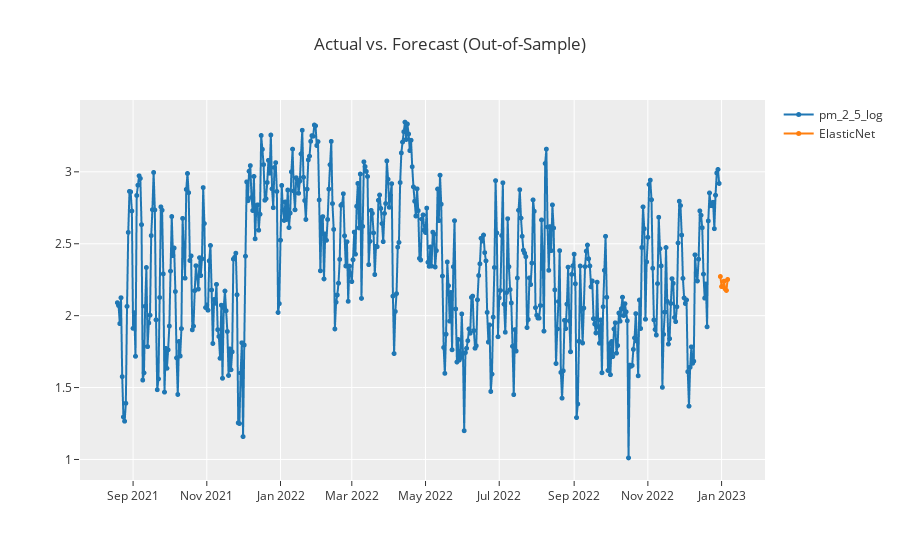

Notebook code cell kept with this figure:
### Code cell
import numpy as np
import pandas as pd

# อัปเดต PyCaret ให้ล่าสุด (เผื่อแก้บั๊กต่าง ๆ)
# !pip install --upgrade pycaret

from pycaret.time_series import *

# ------------------------------------------------------------------------------
# 1) อ่านข้อมูล
# ------------------------------------------------------------------------------
df_raw = pd.read_csv(r"C:\Users\snpdp\pm2.5-Forecast-Dashboard\Data_csv\merge_data\AeroSURE-m-1d.csv")  # ชื่อไฟล์ CSV
df_raw['date_only'] = pd.to_datetime(df_raw['date_only'])
df_raw.sort_values('date_only', inplace=True)

# ------------------------------------------------------------------------------
# 2) ตั้งค่า Index, จัดการ Missing, Log Transform, เลือกคอลัมน์
# ------------------------------------------------------------------------------
df_raw.set_index('date_only', inplace=True)

# แปลงเป็น PeriodIndex (รายวัน) ลดปัญหา DateTime vs Period
df_raw.index = df_raw.index.to_period('D')

# กำหนดความถี่ 'D' และ interpolate ค่าที่ขาด
df_raw = df_raw.asfreq('D').interpolate()

# สร้างคอลัมน์ log เพื่อให้โมเดลจับแนวโน้มได้ดีขึ้น
df_raw['pm_2_5_log'] = np.log(df_raw['pm_2_5'] + 1)

# เลือกเฉพาะคอลัมน์ที่ต้องการ -> Target + Exogenous
#   Target = pm_2_5_log
#   Exogenous = temp, humidity (ถ้ามีคอลัมน์อื่นก็เพิ่มได้)
df = df_raw[['pm_2_5_log', 'temperature', 'humidity']].copy()

# ------------------------------------------------------------------------------
# 3) Setup PyCaret (Multivariate Forecasting)
#    - fh=7 => พยากรณ์ล่วงหน้า 7 วัน
#    - seasonal_period=7 => รายสัปดาห์
#    - fold=7 => ขยายจำนวน CV folds เพื่อให้ประเมินได้มั่นใจขึ้น
#    - ignore_seasonality_test=True => บางเวอร์ชันใช้เพื่อไม่ให้เช็ค seasonality เพิ่ม
# ------------------------------------------------------------------------------
ts_setup = setup(
    data=df,
    target='pm_2_5_log',
    fh=7,
    seasonal_period=7,
    fold=7,
    session_id=123,
    ignore_seasonality_test=True  # ป้องกัน PyCaret ตรวจจับ seasonality เองจน error
)

# ------------------------------------------------------------------------------
# 4) Compare Models -> exclude โมเดลที่ใช้ ARIMA/ETS เพื่อเลี่ยง error
#    (รวมถึง naive, stlf, exp_smooth, etc. ตามความเหมาะสม)
# ------------------------------------------------------------------------------
best_ts_model = compare_models(
    sort='MASE',
    exclude=[
        'arima',       # ARIMA
        'auto_arima',  # Auto ARIMA
        'ets',         # Exponential Smoothing
        'theta',       # Theta Forecaster
        'naive',       # Naive
        'snaive',      # Seasonal Naive
        'exp_smooth',  # Exp. Smoothing
        'stlf'         # STLF
    ]
)

# ------------------------------------------------------------------------------
# 5) ปรับแต่งโมเดล (Hyperparameter Tuning)
#    - n_iter=50 หรือปรับมากขึ้น (100, 200) เพื่อค้นหาพารามิเตอร์ที่ดีกว่า
# ------------------------------------------------------------------------------
tuned_ts_model = tune_model(
    best_ts_model,
    optimize='MASE',
    search_algorithm='random',
    n_iter=50
)

# ------------------------------------------------------------------------------
# 6) (Optional) ลองทำ Ensemble (ถ้าเวอร์ชัน PyCaret รองรับ)
# ------------------------------------------------------------------------------
try:
    ens_ts_model = ensemble_model(tuned_ts_model, method='auto')
except:
    ens_ts_model = tuned_ts_model

# ------------------------------------------------------------------------------
# 7) Finalize Model
# ------------------------------------------------------------------------------
final_ts_model = finalize_model(ens_ts_model)

# ------------------------------------------------------------------------------
# 8) เตรียมข้อมูล exogenous 7 วันข้างหน้า
#    - ถ้าไม่มีข้อมูลอนาคตจริง ใช้ค่าคงที่ (ค่าเฉลี่ย) หรือโมเดลอื่นพยากรณ์
# ------------------------------------------------------------------------------
last_period = df.index[-1]  # เช่น Period('2023-03-01', 'D')
future_dates = pd.period_range(start=last_period + 1, periods=7, freq='D')

future_exog = pd.DataFrame(index=future_dates)
future_exog['temperature'] = df['temperature'].mean()
future_exog['humidity'] = df['humidity'].mean()

# ------------------------------------------------------------------------------
# 9) พยากรณ์ 7 วัน + inverse log
# ------------------------------------------------------------------------------
future_forecast_log = predict_model(final_ts_model, fh=7, X=future_exog)
future_forecast = future_forecast_log.copy()
future_forecast['y_pred_original_scale'] = np.exp(future_forecast['y_pred']) - 1

print("----- Future Forecast (PM2.5 scale) -----")
print(future_forecast[['y_pred_original_scale']])

# ------------------------------------------------------------------------------
# 10) แสดงกราฟผลการพยากรณ์
# ------------------------------------------------------------------------------
plot_model(final_ts_model, plot='forecast', data_kwargs={'fh': 7, 'X': future_exog})

### Figure 1 — Plotly figure (JSON) as saved in the notebook; plotly's stock layout.template omitted (floating-point values rounded to 4 significant figures; data arrays with more than 128 entries replaced by an {"elided": "..."} marker saying what was removed)
{"data": [{"line": {"color": "rgb(31, 119, 180)", "width": 2}, "marker": {"color": "rgb(31, 119, 180)", "size": 5}, "mode": "lines+markers", "name": "pm_2_5_log", "type": "scattergl", "x": {"elided": "506 str values"}, "xaxis": "x", "y": {"elided": "506 float values"}, "yaxis": "y"}, {"line": {"color": "rgb(255, 127, 14)", "width": 2}, "marker": {"color": "rgb(255, 127, 14)", "size": 5}, "mode": "lines+markers", "name": "ElasticNet", "type": "scattergl", "x": {"elided": "506 str values"}, "xaxis": "x", "y": {"elided": "506 float values"}, "yaxis": "y"}], "layout": {"showlegend": true, "title": {"text": "Actual vs. Forecast (Out-of-Sample)"}, "xaxis": {"anchor": "y", "domain": [0, 1]}, "yaxis": {"anchor": "x", "domain": [0, 1]}}}
